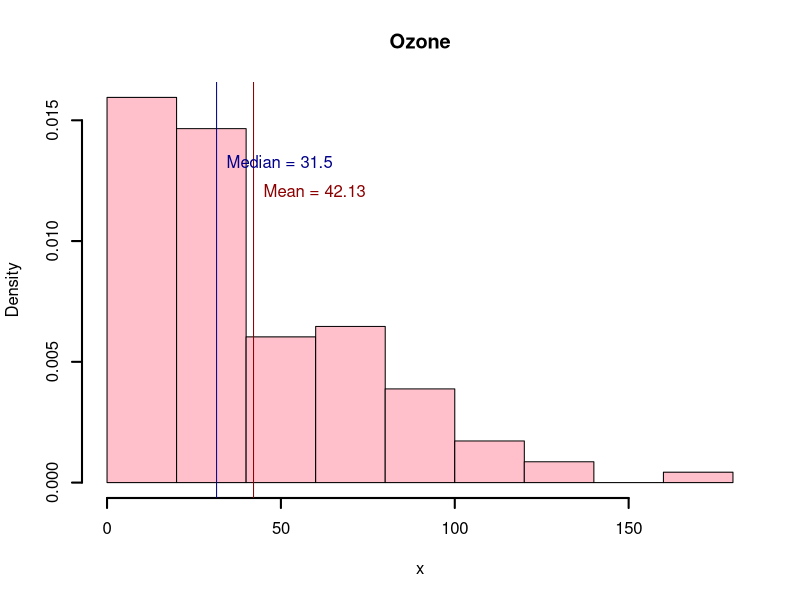
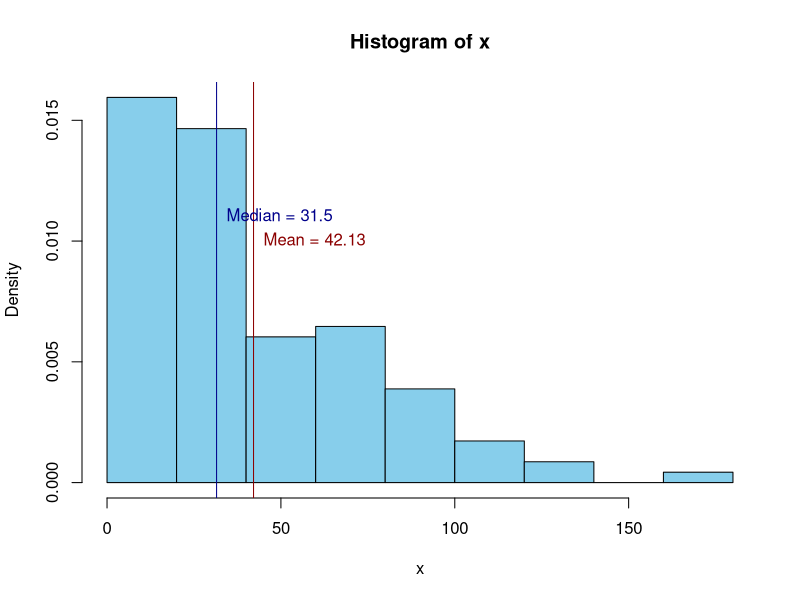
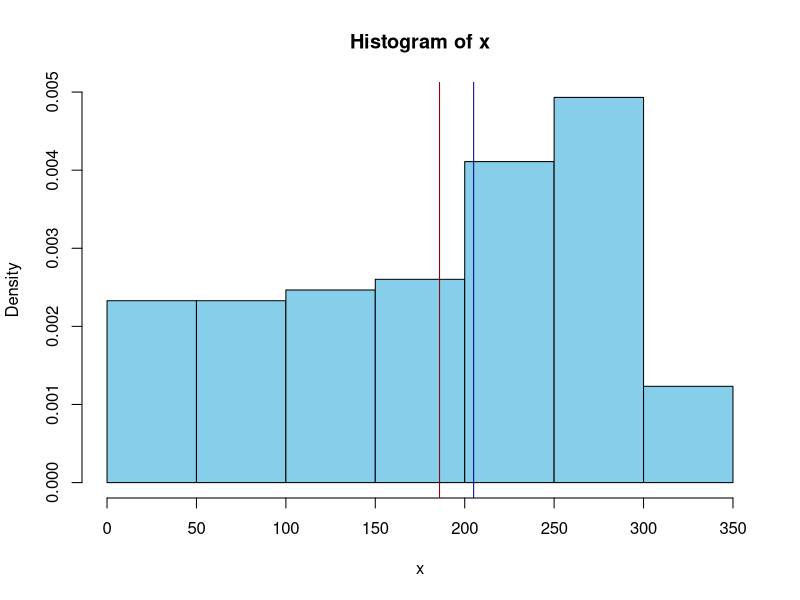
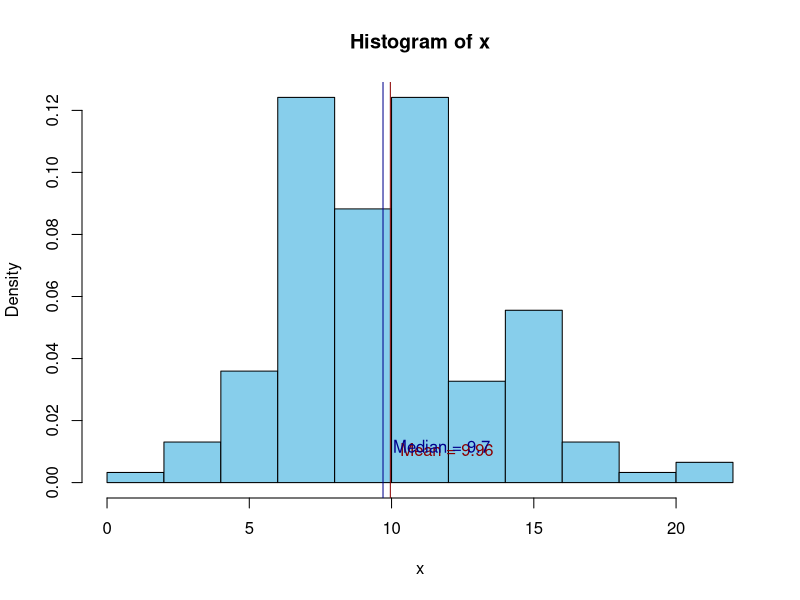
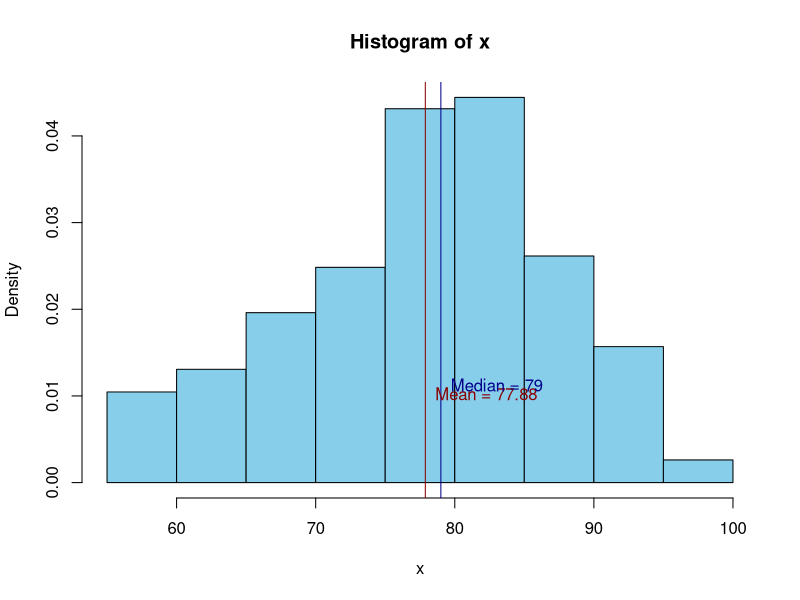
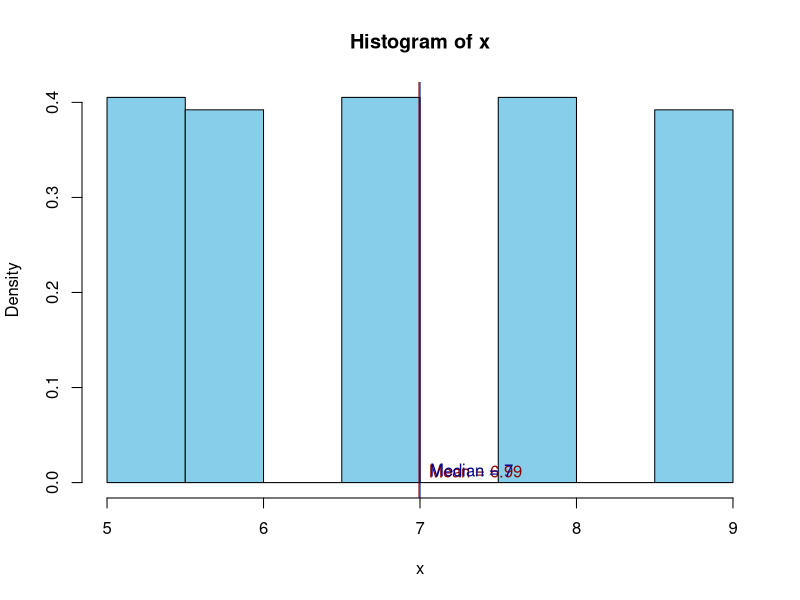
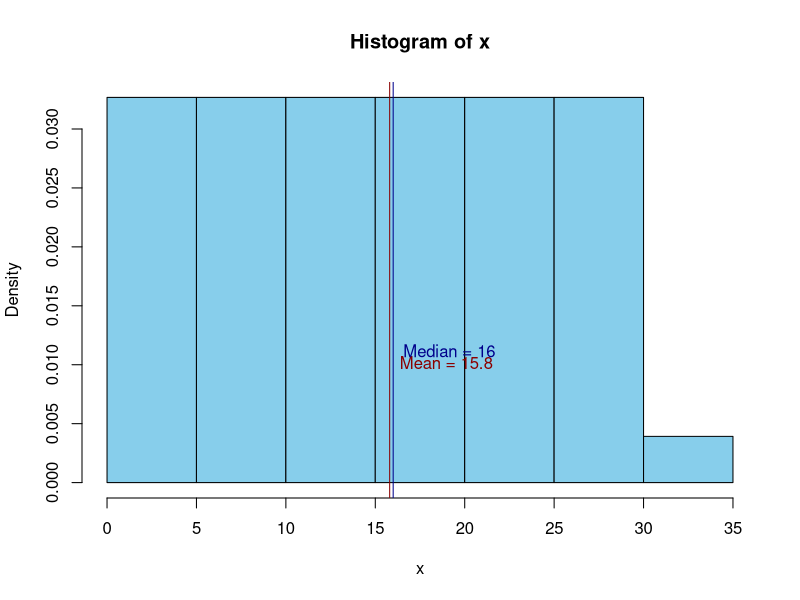
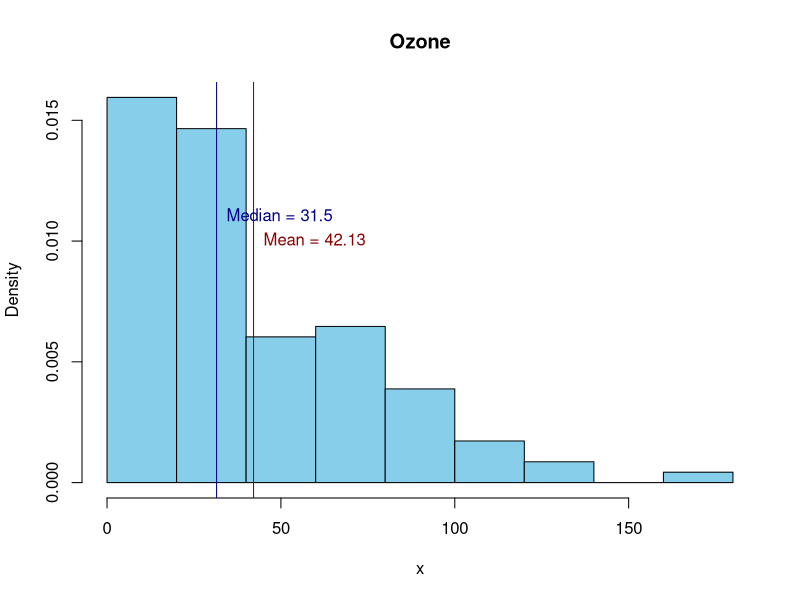

Source code (R) for these figures, in order:
#::::::::::::::::::::::::::::::::::::::::::::::::::::::::::::::::::::::::::::
#
# Functions III - Solutions
# 
#::::::::::::::::::::::::::::::::::::::::::::::::::::::::::::::::::::::::::::




# Exercises
#===========================================================
# 1. Consider the hist2() function from the previous solutions. Make use of 
#    the ... function to create a lot of flexibility. 
#    TIP: Some of the functions used in hist2 will also need to be changed.


# hist2(airquality$Ozone, col = "pink", 
#       main = "Ozone", lwd = 2, text_pos = 0.012)  should work


drop_NA <- function(x, message = TRUE){
  is_NA <- is.na(x)
  if(message) message(sum(is_NA), " NA-values were dropped.")
  out <- structure(x[!is_NA], 
                   original_length = length(x),
                   which_NA = which(is_NA))
}

get_info <- function(x, na.rm = TRUE, message = FALSE){
  if(na.rm) x <- drop_NA(x, message = message)
  mean_x <- mean(x)
  median_x <- median(x)
  n_obs_x <- length(x)
  range_x <- range(x)
  return(list(mean = mean_x, median = median_x, 
              n_obs = n_obs_x, range = range_x))
}

hist2 <- function(x, text_pos = .01, ...){
  info <- get_info(x)
  mean_median <- as.numeric(info[c("mean", "median")])
  hist(x, freq = FALSE, ...)
  abline(v = mean_median, 
         col = c("darkred", "darkblue"))
  text(mean_median, 
       y = c(text_pos, text_pos * 1.1),
       labels = paste(c("Mean", "Median"), 
                      round(mean_median, 2), 
                      sep = " = "),
       col = c("darkred", "darkblue"),
       pos = 4)
}

hist2(airquality$Ozone, col = "pink", 
      main = "Ozone", lwd = 2, text_pos = 0.012)



# 2. Write a function that plots a histogram for all variables in a data frame.
# TIP: use iteration.
hist_all <- function(data, ...){
  lapply(data, hist2, ...)
  return(invisible(data))
}

hist_all(airquality, col = "skyblue")


hist_all <- function(data, ...){
  for(colNr in seq_along(data)){
    hist2(data[[colNr]], main = names(data)[colNr], ...)
  }
  return(invisible(data))
}

hist_all(airquality, col = "skyblue")

# 3. Write a "center_by" function to center a variable by a specific value.
#    There should be two arguments: 
#    - variable = the variable to center
#    - by = either a numeric value to center by, or function that is applied 
#           to the variable to compute the numeric value to center by
#    Choose a sensible default for the by argument.

# center_by(1:3, by = 1) should result in 0  1  2
# center_by(1:3, by = mean) should result in -1  0  1 

center_by <- function(variable, by = mean){
  if(is.function(by)) by <- by(variable)
  out <- variable - by
  return(out)
}


# 4. Adjust the center_by function, so that it can ignore missing values
#    when the mean is computed
#    TIP: use ... and keep it simple

# center_by(airquality$Ozone, mean, na.rm = TRUE) should work


center_by <- function(variable, by = mean, ...){
  if(is.function(by)) by <- by(variable, ...)
  out <- variable - by
  return(out)
}

center_by(airquality$Ozone, mean, na.rm = TRUE)



# 5. The center_by function does not behave as it should with the following code
#    Of course, the user made a mistake, but it would be nice to make sure this
#    error can avoided. Create a check so that the function can notify the
#    user.

# center_by(1:10, quantile, probs = c(.2, .8)) should notify the user of a 
#    potential problem

center_by <- function(variable, by = mean, ...){
  if(is.function(by)) by <- by(variable, ...)
  if(length(by) > 1) warning("Centered using multiple values. Is this what you want?", call. = FALSE)
  out <- variable - by
  return(out)
}

center_by(1:10, quantile, probs = c(.2, .8))


# 6. Adjust the function you wrote for exercise 2. Make sure that all histograms
#    are plot in one figure. You will have to change the par() settings 
#    using mfrow. Yet make sure that the par() settings are only changed 
#    when the function is used (i.e., that the settings are reset to what they)
#    were.
?par

#  hist_all(airquality, col = "pink", xlab = NULL) should result in a plot
#    with sex panels

hist_all <- function(data, nrow = 2, ...){
  ncol = ceiling(length(data) / nrow)
  old_par <- par(mfrow = c(nrow, ncol))
  on.exit(par(old_par))
  for(col in seq_along(data)){
    hist2(data[[col]], main = names(data)[col], ...)
  }
  return(invisible(data))
}

hist_all(airquality, col = "pink", xlab = NULL)



# 7. Make a create_center_by function that returns a function which you can use
#    to center by. The create_center_by should have only a "by" argument, which
#    can be either a numerical value, or a function.

# center_by_min <- create_center_by(min) should create a function that centers 
#    using the minimum


create_center_by <- function(by){
  out <- function(variable, ...){
    if(is.function(by)) by <- by(variable, ...)
    if(length(by) > 1) warning("Centered using multiple values. Is this what you want?", call. = FALSE)
    return(variable - by)
  }
  return(out)
}

center_by_min <- create_center_by(by = min)
center_by_min(airquality$Ozone, na.rm = TRUE)

center_by_5 <- create_center_by(by = 5)
center_by_5(airquality$Ozone)

create_center_by(by = mean)(airquality$Ozone, na.rm = TRUE)



